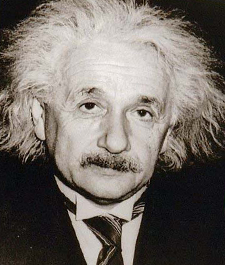
#> input picture HW2/CV2021_HW2/hw2_data/task1,2_hybrid_pyramid/4_einstein.bmp, 225 x 265 px, found by its file name
$ python pyramid.py
#> lines starting #> are read from the running program, lines starting #| are printed output that depends on the picture
import os
import numpy as np
import cv2
import matplotlib.pyplot as plt

def GaussianFilter(frequency, highPass=False):

    size = 6 * frequency + 1
    if not size % 2:
        size = size + 1

    gaussian = lambda i,j: np.exp(-1.0 * ((i - size//2)**2 + (j - size//2)**2) / (2 * frequency**2))
    k = np.array([[1-gaussian(i,j) if highPass else gaussian(i,j) for j in range(size)] for i in range(size)])
    return k/np.sum(k)

def filterDFT(img, filterH):
    k_h, k_w = filterH.shape[0],filterH.shape[1]
    start_h,start_w = (img.shape[0] - k_h) // 2, (img.shape[1] - k_w) // 2
    pad_filter = np.zeros(img.shape[:2])
    pad_filter[start_h : start_h + k_h, start_w : start_w + k_w] = filterH # pad the filter

    filt_fft = np.fft.fft2(pad_filter)

    if len(img.shape) == 3:
        result = np.zeros(img.shape)
        for color in range(3):
            img_fft = np.fft.fft2(img[:, :, color])
            result[:, :, color] = np.fft.fftshift(np.fft.ifft2(img_fft * filt_fft)).real # apply the filter
        return result
    else:
        img_fft = np.fft.fft2(img)
        result_img = np.fft.ifft2(img_fft * filt_fft).real # apply the filter
        return np.fft.fftshift(result_img)

def subsampling(img):
    newImg = np.zeros((img.shape[0]//2,img.shape[1]//2,3)) if len(img.shape) == 3 else np.zeros((img.shape[0]//2,img.shape[1]//2))

    for i in range(newImg.shape[0]):
        for j in range(newImg.shape[1]):
            newImg[i][j] = img[2*i][2*j]
    return newImg

def upsampling(img,old_result):
    padc, padr = np.array(old_result.shape[:2]) - np.array(img.shape[:2])*2
    col_idx = (np.ceil(np.arange(1, 1 + img.shape[0]*2)//2) - 1).astype(int)
    row_idx = (np.ceil(np.arange(1, 1 + img.shape[1]*2)//2) - 1).astype(int)
    result = img[:, row_idx][col_idx, :]

    if len(img.shape) == 3:
        return np.pad(result,((padc,0),(padr,0),(0,0)),"constant")
    else:
        return np.pad(result,((padc,0),(padr,0)),"constant")


def img_to_spectrum(img):
    if len(img.shape) == 3:
        result = np.zeros(img.shape)
        for color in range(3):
            result[:, :, color] = np.fft.fft2(img[:, :, color]).real
        return normalize(np.log(1+np.abs(np.fft.fftshift(result)))) # normalizing result
    else:
        return normalize(np.log(1+np.abs(np.fft.fftshift(np.fft.fft2(img))))) # normalizing result

def normalize(img):
    img_min = img.min()
    img_max = img.max()
    return (img - img_min) / (img_max - img_min)

if __name__ == "__main__":
    root = os.path.join('hw2_data','task1,2_hybrid_pyramid')
    name='4_einstein.bmp'
    step=5
    img1 = cv2.imread(os.path.join(root,name))
#> img1 is the input picture: shape (265, 225, 3); mean B, G, R 102.6, 108.7, 115.7
    result = img1
    for i in range(step):
        old_result = result
        result = filterDFT(result,GaussianFilter(2))
        #cv2.imwrite(os.path.join('result','task2',f'gaussian_{i}.jpg'),result)
        cv2.imshow(result)
        gaussian_spectrum = img_to_spectrum(result)
        plt.imshow(gaussian_spectrum)
        #plt.savefig(os.path.join('result','task2',f'gaussian_sp_{i}.jpg'))
        plt.show()

        if i == 5:
            Laplacian = result
        else:
            result = subsampling(result)
            result2 = upsampling(result,old_result)
            Laplacian = old_result - result2
        cv2.imwrite(os.path.join('result','task2',f'Laplacian_{i}.jpg'),Laplacian)
        cv2.imshow(Laplacian)

        Laplacian_spectrum = img_to_spectrum(Laplacian)
        plt.imshow(Laplacian_spectrum)
        #plt.savefig(os.path.join('result','task2',f'Laplacian_sp_{i}.jpg'))
        plt.show()
#> this loop made 5 passes
#> pass 1, `result = filterDFT(result,GaussianFilter(2))`:
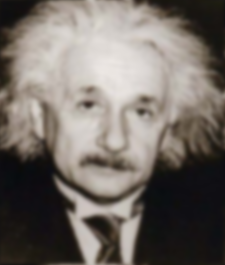
#> result: shape (265, 225, 3) float64; mean B, G, R 102.6, 108.7, 115.7
#> pass 1, `gaussian_spectrum = img_to_spectrum(result)`:
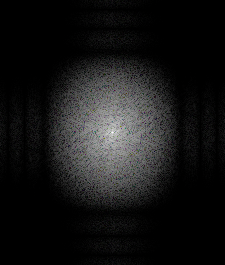
#> gaussian_spectrum: shape (265, 225, 3) float64; mean B, G, R 0.0891, 0.0891, 0.0891
#> pass 1, `result = subsampling(result)`:
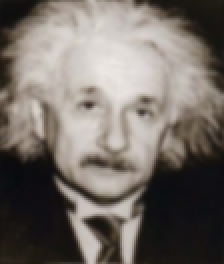
#> result: shape (132, 112, 3) float64 (shown 2 times larger); mean B, G, R 103.2, 109.3, 116.2
#> pass 1, in upsampling, `result = img[:, row_idx][col_idx, :]`:
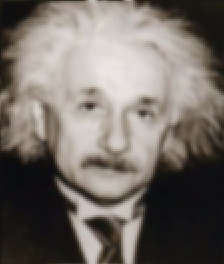
#> result: shape (264, 224, 3) float64; mean B, G, R 103.2, 109.3, 116.2
#> pass 1, `plt.show()`:
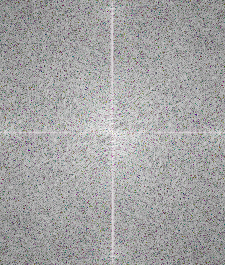
#> shown: shape (265, 225, 3) float64; mean R, G, B 0.644, 0.642, 0.643
#> pass 2, `plt.show()`:
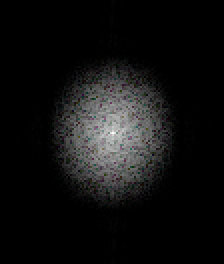
#> shown: shape (132, 112, 3) float64 (shown 2 times larger); mean R, G, B 0.0687, 0.0687, 0.0684
#> pass 2, `plt.show()`:
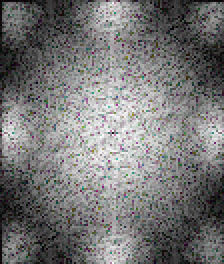
#> shown: shape (132, 112, 3) float64 (shown 2 times larger); mean R, G, B 0.466, 0.465, 0.465
